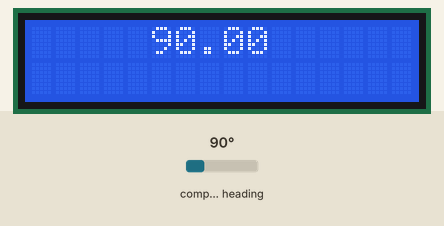
A sketch run on a simulated Arduino Uno, built with avr-gcc and run on an emulated ATmega328P. Parts: 16×2 character LCD. The inputs (shaded band) are chosen by the test bench; at power-on: compass heading 90°. What the sketch prints to the serial monitor is not drawn.

Above: at 3.2 s.
3.3 s: compass heading set to 7°
At 4.9 s:
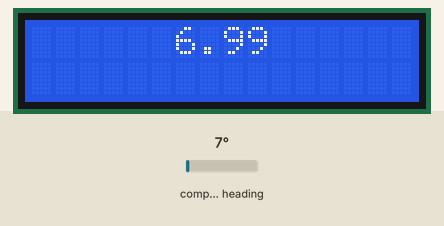
5.7 s: compass heading set to 180°
At 6.9 s:
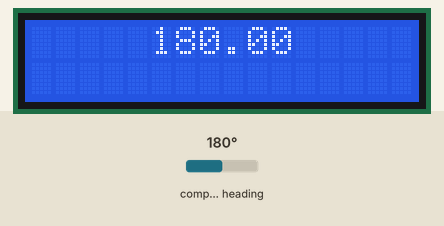
8.1 s: compass heading set to 269°
At 8.8 s:
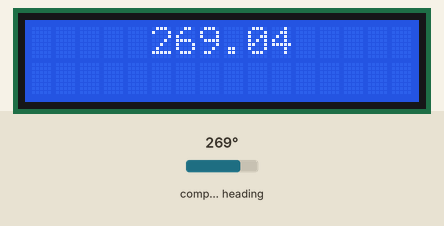
Timing chart, 0 to 11.1 s (numbered marks = the images above; inputs shaded):
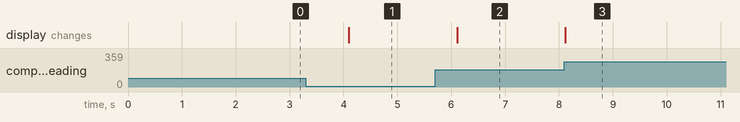

Measured:
- after the input at 3.3 s, the display: changes after 0.80 s (image 1)
- after the input at 5.7 s, the display: changes after 0.41 s (image 2)
- after the input at 8.1 s, the display: changes at once (image 3)

The sketch:

Compass_READ.ino
```cpp
#include <LiquidCrystal_I2C.h>
LiquidCrystal_I2C lcd(0x27,2,1,0,4,5,6,7,3, POSITIVE);
#include <Wire.h>
#include <HMC5883L.h>

HMC5883L compass;

void setup()
{
  Serial.begin(9600);
  lcd.begin(16, 2);
  lcd.setBacklight(HIGH);

  // Initialize Initialize HMC5883L
  Serial.println("Initialize HMC5883L");
  while (!compass.begin())
  {
    Serial.println("Could not find a valid HMC5883L sensor, check wiring!");
  }

  // Set measurement range
  compass.setRange(HMC5883L_RANGE_1_3GA);

  // Set measurement mode
  compass.setMeasurementMode(HMC5883L_CONTINOUS);

  // Set data rate
  compass.setDataRate(HMC5883L_DATARATE_30HZ);

  // Set number of samples averaged
  compass.setSamples(HMC5883L_SAMPLES_8);

  // Set calibration offset. See HMC5883L_calibration.ino
  compass.setOffset(-34, -124);

  TestCompass();
  Serial.println(millis());
}

void Display(String strU, String strL){
  lcd.clear();
  lcd.setCursor(floor((16-strU.length())/2), 0);
  lcd.print(strU);
  lcd.setCursor(floor((16-strL.length())/2), 1);
  lcd.print(strL);
}

void loop()
{
  TestCompass();
}

void TestCompass(){
  Vector norm = compass.readNormalize();
  float heading = atan2(norm.YAxis, norm.XAxis);
  if (heading < 0)
  {
    heading += 2 * PI;
  }
  if (heading > 2 * PI)
  {
    heading -= 2 * PI;
  }
  float headingDegrees = heading * 180/M_PI;

  Display(String(headingDegrees), "");
  delay(2000);
}
```
